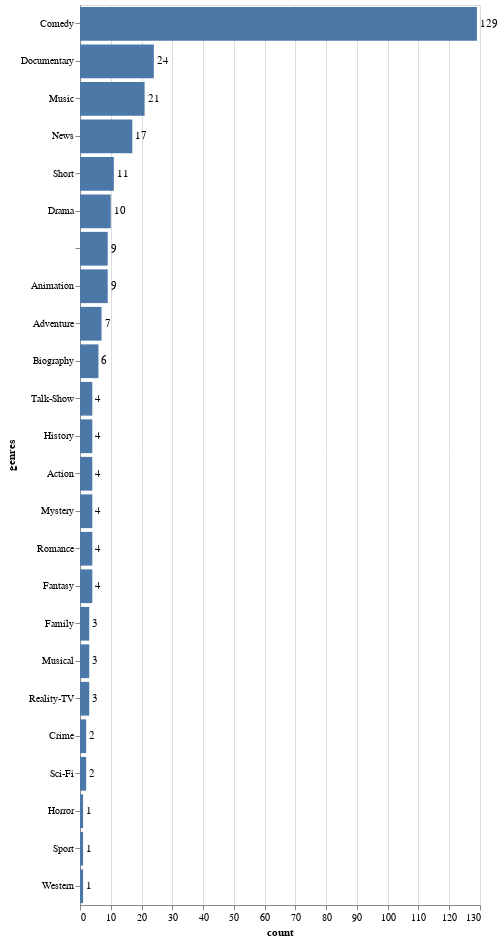

Write notebook code for a chart like this one.
### Code cell
# Bar Chart of Definitive SNL Media Genres (that aren't directly associated with SNL)
genres_count = definitive_snl.copy()
genres_count['genres'] = genres_count['genres'].apply(eval)
for idx, row in genres_count.iterrows():
    genres_count.at[idx, 'genres'] = "|".join(map(str,row.genres))

genres_count.head()
genres_count.to_csv("genres.csv", index=False)
genres_unique = tidy_split(genres_count, "genres", sep='|', keep=False)
genres_unique =  genres_unique.groupby(['genres']).size().reset_index(name="count")
genres_unique.sort_values(by='count', ascending=False, inplace=True)
genres_unique

bars = alt.Chart(genres_unique).mark_bar().encode(x='count',y=alt.Y('genres',sort='-x'))
text = bars.mark_text(
    align='left',
    baseline='middle',
    dx=3  # Nudges text to right so it doesn't appear on top of the bar
).encode(
    text='count:Q'
)

(bars + text).properties(height=900)

### Figure 1 — Vega-Lite specification as saved in the notebook (floating-point values rounded to 4 significant figures)
{"config": {"view": {"continuousWidth": 400, "continuousHeight": 300}}, "layer": [{"mark": "bar", "encoding": {"x": {"field": "count", "type": "quantitative"}, "y": {"field": "genres", "sort": "-x", "type": "nominal"}}}, {"mark": {"type": "text", "align": "left", "baseline": "middle", "dx": 3}, "encoding": {"text": {"field": "count", "type": "quantitative"}, "x": {"field": "count", "type": "quantitative"}, "y": {"field": "genres", "sort": "-x", "type": "nominal"}}}], "data": {"name": "data-0c811f8e18508b219aeb010ab0c1eb02"}, "height": 900, "$schema": "https://vega.github.io/schema/vega-lite/v4.17.0.json", "datasets": {"data-0c811f8e18508b219aeb010ab0c1eb02": [{"genres": "Comedy", "count": 129}, {"genres": "Documentary", "count": 24}, {"genres": "Music", "count": 21}, {"genres": "News", "count": 17}, {"genres": "Short", "count": 11}, {"genres": "Drama", "count": 10}, {"genres": "", "count": 9}, {"genres": "Animation", "count": 9}, {"genres": "Adventure", "count": 7}, {"genres": "Biography", "count": 6}, {"genres": "Talk-Show", "count": 4}, {"genres": "History", "count": 4}, {"genres": "Action", "count": 4}, {"genres": "Mystery", "count": 4}, {"genres": "Romance", "count": 4}, {"genres": "Fantasy", "count": 4}, {"genres": "Family", "count": 3}, {"genres": "Musical", "count": 3}, {"genres": "Reality-TV", "count": 3}, {"genres": "Crime", "count": 2}, {"genres": "Sci-Fi", "count": 2}, {"genres": "Horror", "count": 1}, {"genres": "Sport", "count": 1}, {"genres": "Western", "count": 1}]}}
